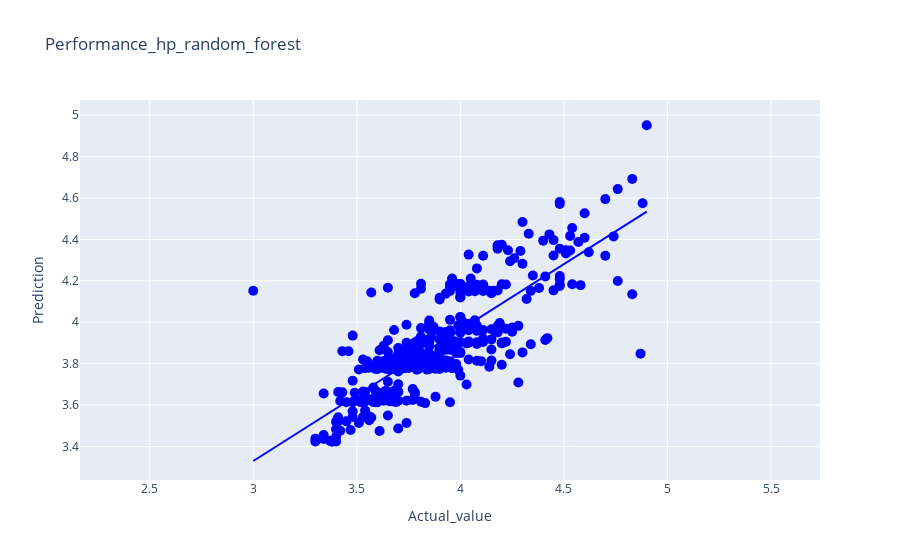
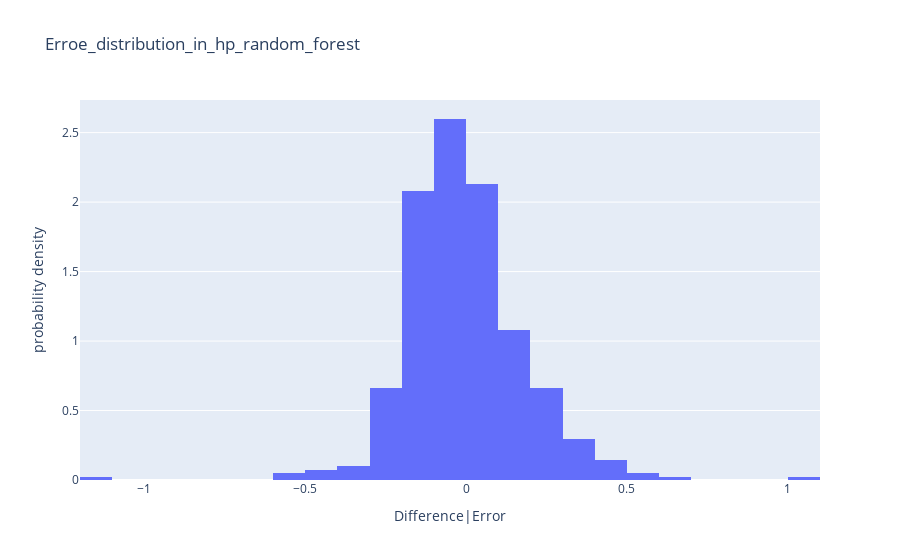
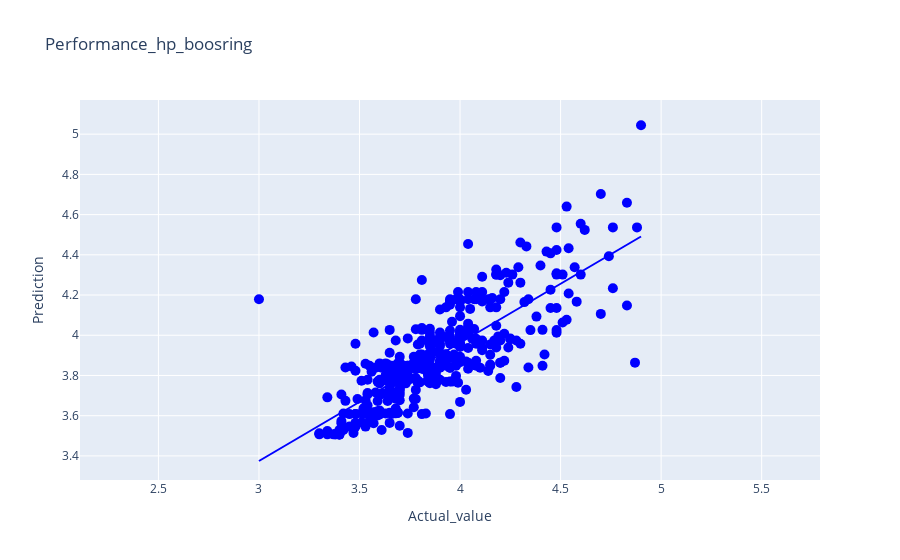
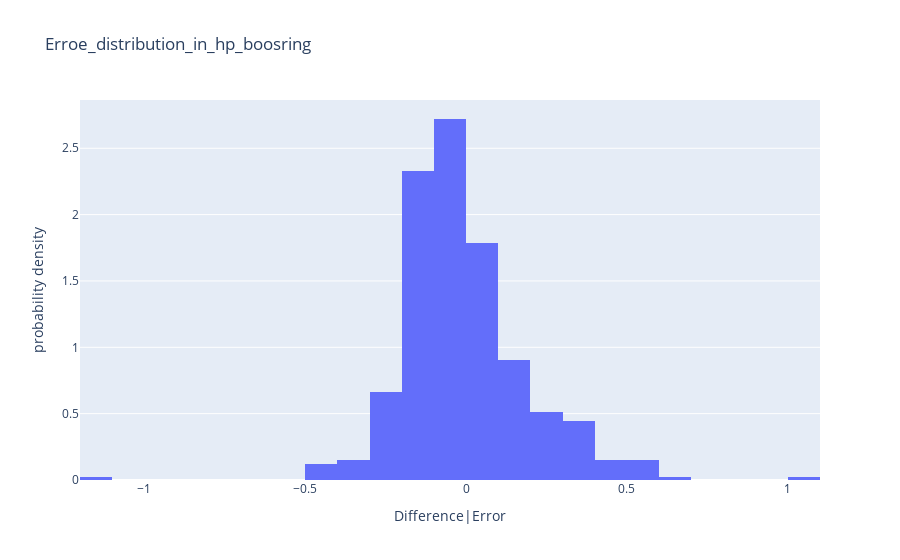

Notebook code cell kept with these figures, in order:
### Markdown cell above
## hyper parameter tuning

### Code cell
model_training.tuning_parameters()

### Figure 1 — Plotly figure (JSON) as saved in the notebook; plotly's stock layout.template omitted (floating-point values rounded to 4 significant figures; data arrays with more than 128 entries replaced by an {"elided": "..."} marker saying what was removed)
{"data": [{"hovertemplate": "Actual_value=%{x}<br>Prediction=%{y}<extra></extra>", "legendgroup": "", "marker": {"color": "blue", "size": 10, "symbol": "circle"}, "mode": "markers", "name": "", "orientation": "v", "showlegend": false, "type": "scatter", "x": {"elided": "408 float values"}, "xaxis": "x", "y": {"elided": "408 float values"}, "yaxis": "y"}, {"hovertemplate": "<b>OLS trendline</b><br>Prediction = 0.63386 * Actual_value + 1.42848<br>R<sup>2</sup>=0.649796<br><br>Actual_value=%{x}<br>Prediction=%{y} <b>(trend)</b><extra></extra>", "legendgroup": "", "marker": {"color": "blue", "size": 10, "symbol": "circle"}, "mode": "lines", "name": "", "showlegend": false, "type": "scatter", "x": {"elided": "408 float values"}, "xaxis": "x", "y": {"elided": "408 float values"}, "yaxis": "y"}], "layout": {"legend": {"tracegroupgap": 0}, "title": {"text": "Performance_hp_random_forest"}, "xaxis": {"anchor": "y", "domain": [0, 1], "scaleanchor": "y", "scaleratio": 1, "title": {"text": "Actual_value"}}, "yaxis": {"anchor": "x", "domain": [0, 1], "scaleanchor": "x", "scaleratio": 1, "title": {"text": "Prediction"}}}}

### Figure 2 — Plotly figure (JSON) as saved in the notebook; plotly's stock layout.template omitted (floating-point values rounded to 4 significant figures; data arrays with more than 128 entries replaced by an {"elided": "..."} marker saying what was removed)
{"data": [{"alignmentgroup": "True", "bingroup": "x", "histnorm": "probability density", "hovertemplate": "Difference|Error=%{x}<br>probability density=%{y}<extra></extra>", "legendgroup": "", "marker": {"color": "#636efa", "pattern": {"shape": ""}}, "name": "", "nbinsx": 25, "offsetgroup": "", "orientation": "v", "showlegend": false, "type": "histogram", "x": {"elided": "408 float values"}, "xaxis": "x", "yaxis": "y"}], "layout": {"barmode": "relative", "legend": {"tracegroupgap": 0}, "title": {"text": "Erroe_distribution_in_hp_random_forest"}, "xaxis": {"anchor": "y", "domain": [0, 1], "title": {"text": "Difference|Error"}}, "yaxis": {"anchor": "x", "domain": [0, 1], "title": {"text": "probability density"}}}}

### Figure 3 — Plotly figure (JSON) as saved in the notebook; plotly's stock layout.template omitted (floating-point values rounded to 4 significant figures; data arrays with more than 128 entries replaced by an {"elided": "..."} marker saying what was removed)
{"data": [{"hovertemplate": "Actual_value=%{x}<br>Prediction=%{y}<extra></extra>", "legendgroup": "", "marker": {"color": "blue", "size": 10, "symbol": "circle"}, "mode": "markers", "name": "", "orientation": "v", "showlegend": false, "type": "scatter", "x": {"elided": "408 float values"}, "xaxis": "x", "y": {"elided": "408 float values"}, "yaxis": "y"}, {"hovertemplate": "<b>OLS trendline</b><br>Prediction = 0.587635 * Actual_value + 1.61175<br>R<sup>2</sup>=0.620602<br><br>Actual_value=%{x}<br>Prediction=%{y} <b>(trend)</b><extra></extra>", "legendgroup": "", "marker": {"color": "blue", "size": 10, "symbol": "circle"}, "mode": "lines", "name": "", "showlegend": false, "type": "scatter", "x": {"elided": "408 float values"}, "xaxis": "x", "y": {"elided": "408 float values"}, "yaxis": "y"}], "layout": {"legend": {"tracegroupgap": 0}, "title": {"text": "Performance_hp_boosring"}, "xaxis": {"anchor": "y", "domain": [0, 1], "scaleanchor": "y", "scaleratio": 1, "title": {"text": "Actual_value"}}, "yaxis": {"anchor": "x", "domain": [0, 1], "scaleanchor": "x", "scaleratio": 1, "title": {"text": "Prediction"}}}}

### Figure 4 — Plotly figure (JSON) as saved in the notebook; plotly's stock layout.template omitted (floating-point values rounded to 4 significant figures; data arrays with more than 128 entries replaced by an {"elided": "..."} marker saying what was removed)
{"data": [{"alignmentgroup": "True", "bingroup": "x", "histnorm": "probability density", "hovertemplate": "Difference|Error=%{x}<br>probability density=%{y}<extra></extra>", "legendgroup": "", "marker": {"color": "#636efa", "pattern": {"shape": ""}}, "name": "", "nbinsx": 25, "offsetgroup": "", "orientation": "v", "showlegend": false, "type": "histogram", "x": {"elided": "408 float values"}, "xaxis": "x", "yaxis": "y"}], "layout": {"barmode": "relative", "legend": {"tracegroupgap": 0}, "title": {"text": "Erroe_distribution_in_hp_boosring"}, "xaxis": {"anchor": "y", "domain": [0, 1], "title": {"text": "Difference|Error"}}, "yaxis": {"anchor": "x", "domain": [0, 1], "title": {"text": "probability density"}}}}
